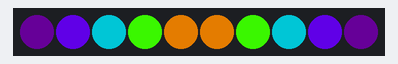
The sketch below on a simulated Arduino Uno, built with avr-gcc and run on an emulated ATmega328P. On the bench: 10 RGB LEDs in strip order, left to right.

Above: at 0.76 s.
At 5.56 s:
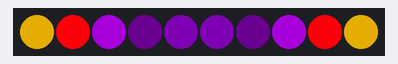
At 10.37 s:
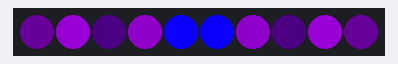
At 20.28 s:
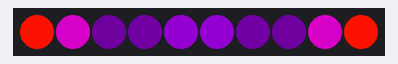
At 29.9 s:
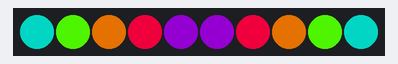
At 39.81 s:
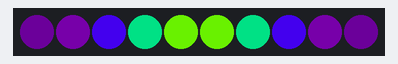

The sketch:

LEDA3.ino
```cpp
//led code for Aluminati --updated 11/26/2017
#include "FastLED.h"
#define PIN 4 //led pin
#define lct 10//number of leds in strip
CRGB leds[lct];
unsigned long s = 0;
void setup() {
  FastLED.addLeds<NEOPIXEL, PIN>(leds, lct);
  for (int i = 0; i < lct; i++) {
    leds[i] = CRGB(0, 0, 0);
  }
  for (int i = 0; i <= lct / 2; i++) {
    for (int j = lct / 2; j > i; j--) {
      leds[j + 1] = CRGB(0, 0, 0);
      leds[j] = CRGB(255, 255, 220);
      for (int i = 0; i <= lct / 2; i++) {
        leds[lct - i - 1] = leds[i];
      }
      FastLED.show();
      delay(map(i, 0, lct / 2, 5, 30));
    }
    leds[i + 1] = CRGB(0, 0, 0);
    leds[i] = CHSV(200, 255, 170);
    for (int i = 0; i <= lct / 2; i++) {
      leds[lct - i - 1] = leds[i];
    }
    FastLED.show();
    delay(20);
  }
}
void loop() {
  for (int i = 0; i < lct; i++) {
    leds[i] = CRGB(0, 0, 0);
  }
  for (int i = 0; i <= lct / 2; i++) {
    s = (millis() / 15 + i * 256 / (lct / 2)) % (256 * 2);
    if (s > 255) {
      leds[(lct / 2) - i] = CHSV(200, 255, ((cos(((s - 127) % 256) * TWO_PI / 127) / 2) + .5) * 200 + 50);
    } else {
      leds[lct / 2 - i] = CHSV((s + 200) % 256, 255, 255);
    }
  }
  for (int i = 0; i <= lct / 2; i++) {
    leds[lct - i - 1] = leds[i];
  }
  FastLED.show();
  delay(1);
}
```
